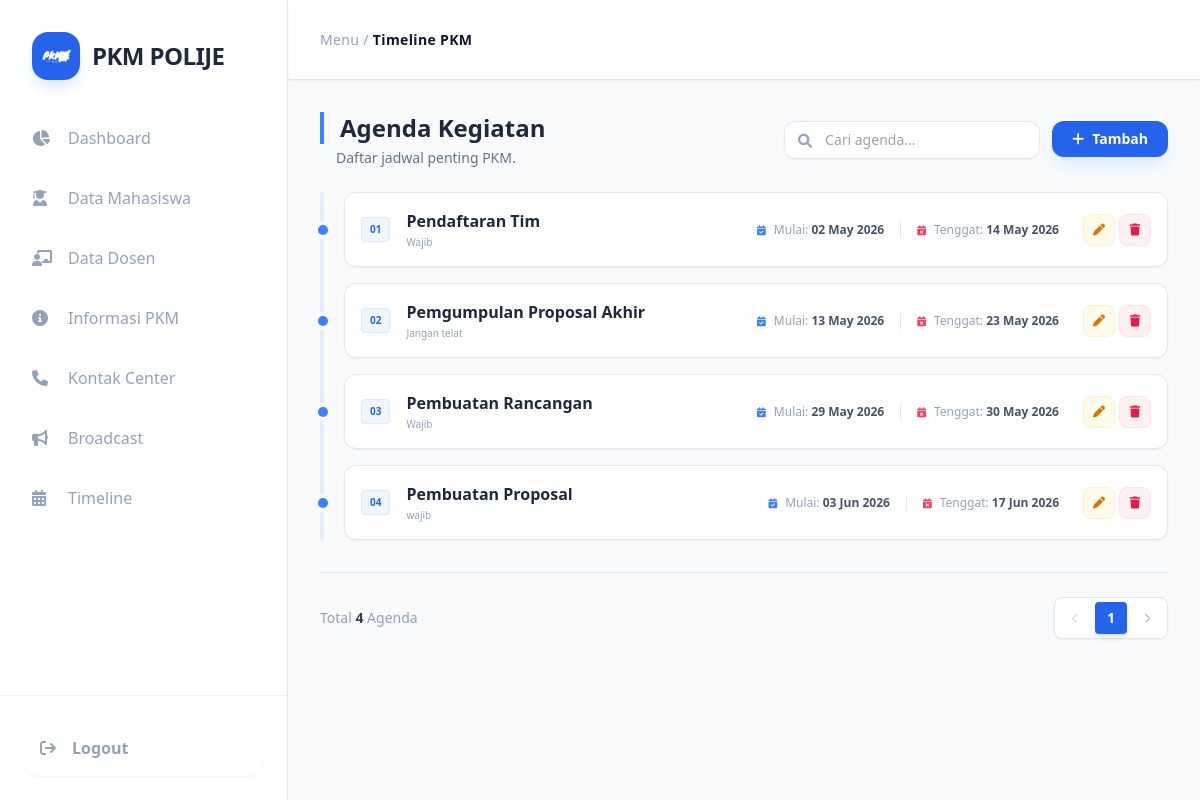
The page /admin_panel/timeline.php (signed in) on the database its author committed.
### tables this page shows
CREATE TABLE `jadwal_pkm` (
  `id_jadwal` int NOT NULL,
  `judul_jadwal` varchar(255) NOT NULL,
  `tgl_mulai` date NOT NULL,
  `tgl_berakhir` date NOT NULL,
  `keterangan` text,
  `created_at` timestamp NULL DEFAULT CURRENT_TIMESTAMP,
  `updated_at` timestamp NULL DEFAULT CURRENT_TIMESTAMP ON UPDATE CURRENT_TIMESTAMP
);

### admin_panel/timeline.php (the view, shortened to what this page needs)
<?php
require_once '../koneksi/koneksi.php';
$limit = 6;
$page = isset($_GET['halaman']) ? (int)$_GET['halaman'] : 1;
$offset = ($page - 1) * $limit;
$search = isset($_GET['search']) ? $_GET['search'] : '';
try {
    $sql_count = "SELECT COUNT(*) FROM jadwal_pkm";
    $stmt_count = $pdo->prepare($sql_count);
    $stmt_count->execute();
    $total_data = $stmt_count->fetchColumn();
    $total_halaman = ceil($total_data / $limit);
    $total_halaman = ($total_halaman < 1) ? 1 : $total_halaman;
    $sql_data = "SELECT * FROM jadwal_pkm";
    $sql_data .= " ORDER BY tgl_mulai ASC LIMIT :limit OFFSET :offset";
    $stmt = $pdo->prepare($sql_data);
    $stmt->bindValue(':limit', (int)$limit, PDO::PARAM_INT);
    $stmt->bindValue(':offset', (int)$offset, PDO::PARAM_INT);
    $stmt->execute();
    $daftar_agenda = $stmt->fetchAll(PDO::FETCH_ASSOC);
} catch (PDOException $e) {
    die("Error: " . $e->getMessage());
}
function tgl_indo($tanggal) {
    return date('d M Y', strtotime($tanggal));
}
?>
<!DOCTYPE html>
<html lang="en">
<head>
    <script src="https://cdn.tailwindcss.com"></script>
    <link href="https://cdnjs.cloudflare.com/ajax/libs/font-awesome/6.0.0/css/all.min.css" rel="stylesheet">
</head>
<body class="bg-slate-50 font-sans text-slate-700 overflow-hidden">
    <div class="flex h-screen w-full">
        <aside class="w-72 bg-white border-r border-slate-200 flex flex-col flex-shrink-0 z-40 shadow-sm">
            <div class="p-8">
                <div class="flex items-center gap-3 group cursor-pointer">
                    <div class="w-12 h-12 bg-blue-600 rounded-2xl flex items-center justify-center shadow-lg shadow-blue-100 overflow-hidden transition-all duration-500 group-hover:rotate-[360deg] group-hover:scale-110">
                        <img src="./image/logoPKM.png" alt="Logo" class="w-8 h-8 object-contain brightness-0 invert" onerror="this.style.display='none'; this.insertAdjacentHTML('afterend', '<i class=\'fa-solid fa-graduation-cap text-white text-xl\'></i>');">
                    </div>
                    <h1 class="text-2xl font-bold text-slate-800 tracking-tight">PKM POLIJE</h1>
                </div>
            </div>
            <nav class="flex-1 px-4 space-y-2 overflow-y-auto">
                <a href="./dasboard.php" class="flex items-center gap-4 px-4 py-3.5 text-slate-400 hover:bg-slate-50 hover:text-blue-600 rounded-2xl transition-all duration-300 hover:pl-7">
                    <i class="fa-solid fa-chart-pie w-5"></i> Dashboard
                </a>
                <a href="./data_mahasiswa.php" class="flex items-center gap-4 px-4 py-3.5 text-slate-400 hover:bg-slate-50 hover:text-blue-600 rounded-2xl transition-all duration-300 hover:pl-7">
                    <i class="fa-solid fa-user-graduate w-5"></i> Data Mahasiswa
                </a>
                <a href="./data_dosen.php" class="flex items-center gap-4 px-4 py-3.5 text-slate-400 hover:bg-slate-50 hover:text-blue-600 rounded-2xl transition-all duration-300 hover:pl-7">
                    <i class="fa-solid fa-chalkboard-user w-5"></i> Data Dosen
                </a>
                <a href="./informasi_pkm.php" class="flex items-center gap-4 px-4 py-3.5 text-slate-400 hover:bg-slate-50 hover:text-blue-600 rounded-2xl transition-all duration-300 hover:pl-7">
                    <i class="fa-solid fa-circle-info w-5"></i> Informasi PKM
                </a>
                <a href="./kontak_center.php" class="flex items-center gap-4 px-4 py-3.5 text-slate-400 hover:bg-slate-50 hover:text-blue-600 rounded-2xl transition-all duration-300 hover:pl-7">
                    <i class="fa-solid fa-phone w-5"></i> Kontak Center
                </a>
                <a href="./broadcast.php" class="flex items-center gap-4 px-4 py-3.5 text-slate-400 hover:bg-slate-50 hover:text-blue-600 rounded-2xl transition-all duration-300 hover:pl-7">
                    <i class="fa-solid fa-bullhorn w-5"></i> Broadcast
                </a>
                <a href="./timeline.php" class="flex items-center gap-4 px-4 py-3.5 text-slate-400 hover:bg-slate-50 hover:text-blue-600 rounded-2xl transition-all duration-300 hover:pl-7">
                    <i class="fa-solid fa-calendar-days w-5"></i> Timeline
                </a>
            </nav>
            <div class="p-6 border-t border-slate-100">
                <a href="../login_user/proses_logout_user.php">
                <button class="flex items-center gap-4 w-full px-4 py-4 text-slate-400 hover:text-white hover:bg-red-500 rounded-2xl transition-all duration-300 group shadow-sm active:scale-95">
                    <i class="fa-solid fa-arrow-right-from-bracket group-hover:-translate-x-1 transition-transform font-bold"></i>
                    <span class="font-bold">Logout</span>
                </button></a>
            </div>
        </aside>
        <div class="flex-1 flex flex-col h-screen overflow-hidden bg-slate-50">
            <header class="h-20 bg-white/80 backdrop-blur-md sticky top-0 z-30 flex items-center px-8 border-b border-slate-200 shadow-sm">
                <div class="text-slate-400 text-sm font-medium tracking-wide">
                    Menu / <span class="text-slate-900 font-bold">Timeline PKM</span>
                </div>
            </header>
            <main class="flex-1 p-6 md:p-8 overflow-y-auto">
    <div class="max-w-5xl mx-auto animate-fade-up">
        <div class="flex flex-col md:flex-row justify-between items-center mb-6 gap-4">
            <div>
                <h2 class="text-2xl font-bold text-slate-800 border-l-4 border-blue-500 pl-4">Agenda Kegiatan</h2>
                <p class="text-slate-500 text-sm ml-4 mt-1">Daftar jadwal penting PKM.</p>
            </div>
            <div class="flex flex-col sm:flex-row gap-3 w-full md:w-auto">
                <form method="GET" class="relative w-full sm:w-64">
                    <input type="text" name="search" value="<?= htmlspecialchars($search) ?>" placeholder="Cari agenda..." class="w-full pl-10 pr-4 py-2 bg-white border border-slate-200 rounded-xl text-sm focus:outline-none focus:ring-2 focus:ring-blue-500 shadow-sm">
                    <i class="fa-solid fa-magnifying-glass absolute left-3.5 top-2.5 text-slate-400 text-sm"></i>
                </form>
                <a href="../tambah_data/tambah_timeline.php">
                    <button class="bg-blue-600 hover:bg-blue-700 text-white px-5 py-2 rounded-xl text-sm font-semibold transition-all flex items-center justify-center gap-2 shadow-lg shadow-blue-100 active:scale-95 w-full">
                        <i class="fa-solid fa-plus"></i> Tambah
                    </button>
                </a>
            </div>
        </div>
        <div class="relative">
            <div class="absolute left-0 top-0 bottom-0 w-1 bg-blue-500/10 rounded-full"></div>
            <div class="space-y-4">
                <?php if (!empty($daftar_agenda)): ?>
                    <?php $no = $offset + 1; foreach ($daftar_agenda as $row): ?>
                    <div class="relative pl-6 group">
                        <div class="absolute left-[-2px] top-1/2 -translate-y-1/2 w-2.5 h-2.5 rounded-full bg-blue-500 ring-4 ring-slate-50 group-hover:scale-125 transition-transform"></div>
                        <div class="bg-white border border-slate-200 rounded-xl p-4 shadow-sm hover:shadow-md hover:border-blue-200 transition-all">
                            <div class="flex flex-col md:flex-row md:items-center justify-between gap-4">
                                <div class="flex items-center gap-4">
                                    <span class="text-[10px] font-black text-blue-600 uppercase bg-blue-50 px-2 py-1 rounded border border-blue-100 shrink-0">
                                        <?= sprintf("%02d", $no++); ?>
                                    </span>
                                    <div>
                                        <h3 class="font-bold text-slate-800"><?= htmlspecialchars($row['judul_jadwal']) ?></h3>
                                        <?php if(!empty($row['keterangan'])): ?>
                                            <p class="text-[10px] text-slate-400 mt-0.5"><?= htmlspecialchars($row['keterangan']) ?></p>
                                        <?php endif; ?>
                                    </div>
                                </div>
                                <div class="flex flex-wrap items-center gap-6">
                                    <div class="flex items-center gap-4">
                                        <div class="flex items-center gap-2">
                                            <i class="fa-solid fa-calendar-check text-blue-500 text-[10px]"></i>
                                            <span class="text-xs text-slate-400">Mulai: <b class="text-slate-600 font-semibold"><?= tgl_indo($row['tgl_mulai']) ?></b></span>
                                        </div>
                                        <div class="flex items-center gap-2 border-l border-slate-200 pl-4">
                                            <i class="fa-solid fa-calendar-xmark text-rose-500 text-[10px]"></i>
                                            <span class="text-xs text-slate-400">Tenggat: <b class="text-slate-600 font-semibold"><?= tgl_indo($row['tgl_berakhir']) ?></b></span>
                                        </div>
                                    </div>
                                    <div class="flex gap-1">
                                        <a href="../edit/edit_timeline.php?id=<?= $row['id_jadwal'] ?>" class="w-8 h-8 rounded-lg bg-amber-50 text-amber-600 hover:bg-amber-500 hover:text-white border border-amber-100 transition-all flex items-center justify-center" title="Edit">
                                            <i class="fa-solid fa-pen text-xs"></i>
                                        </a>
                                        <a href="../proses_hapus/hapus_data_timeline.php?id=<?= $row['id_jadwal'] ?>" onclick="return confirm('Hapus agenda ini?')" class="w-8 h-8 rounded-lg bg-rose-50 text-rose-600 hover:bg-rose-500 hover:text-white border border-rose-100 transition-all flex items-center justify-center" title="Hapus">
                                            <i class="fa-solid fa-trash text-xs"></i>
                                        </a>
                                    </div>
                                </div>
                            </div>
                        </div>
                    </div>
                    <?php endforeach; ?>
                <?php else: ?>
                    <div class="pl-6 text-slate-400 italic text-sm">Tidak ada agenda ditemukan.</div>
                <?php endif; ?>
            </div>
        </div>
        <div class="flex flex-col md:flex-row justify-between items-center mt-8 gap-4 text-sm text-slate-400 border-t border-slate-200 pt-6">
            <p>Total <span class="font-bold text-slate-700"><?= $total_data ?></span> Agenda</p>
            <div class="flex items-center gap-1 bg-white p-1 rounded-lg border border-slate-200 shadow-sm">
                <a href="?halaman=<?= max(1, $page - 1) ?>&search=<?= urlencode($search) ?>"
                   class="w-8 h-8 flex items-center justify-center rounded hover:bg-slate-50 transition-all text-slate-400 <?= ($page <= 1) ? 'pointer-events-none opacity-40' : '' ?>">
                    <i class="fa-solid fa-chevron-left text-[10px]"></i>
                </a>
                <?php for ($i = 1; $i <= $total_halaman; $i++): ?>
                    <a href="?halaman=<?= $i ?>&search=<?= urlencode($search) ?>"
                       class="w-8 h-8 flex items-center justify-center rounded font-bold transition-all <?= ($i == $page) ? 'bg-blue-600 text-white shadow-md' : 'text-slate-600 hover:bg-slate-50' ?>">
                        <?= $i ?>
                    </a>
                <?php endfor; ?>
                <a href="?halaman=<?= min($total_halaman, $page + 1) ?>&search=<?= urlencode($search) ?>"
                   class="w-8 h-8 flex items-center justify-center rounded hover:bg-slate-50 transition-all text-slate-600 <?= ($page >= $total_halaman) ? 'pointer-events-none opacity-40' : '' ?>">
                    <i class="fa-solid fa-chevron-right text-[10px]"></i>
                </a>
            </div>
        </div>
    </div>
</main>
        </div>
    </div>
</body>
</html>

### admin_panel/timeline.php (style rules this page uses)
.animate-fade-up { animation: fadeInUp 0.6s ease-out forwards; }

### rows shown on the page
jadwal_pkm: judul_jadwal "Pendaftaran Tim", keterangan "Wajib", tgl_mulai "02 May 2026", tgl_berakhir "14 May 2026"
jadwal_pkm: judul_jadwal "Pemgumpulan Proposal Akhir", keterangan "Jangan telat", tgl_mulai "13 May 2026", tgl_berakhir "23 May 2026"
jadwal_pkm: judul_jadwal "Pembuatan Rancangan", keterangan "Wajib", tgl_mulai "29 May 2026", tgl_berakhir "30 May 2026"
jadwal_pkm: judul_jadwal "Pembuatan Proposal", keterangan "wajib", tgl_mulai "03 Jun 2026", tgl_berakhir "17 Jun 2026"

### other values the page prints
$total_data "4"
